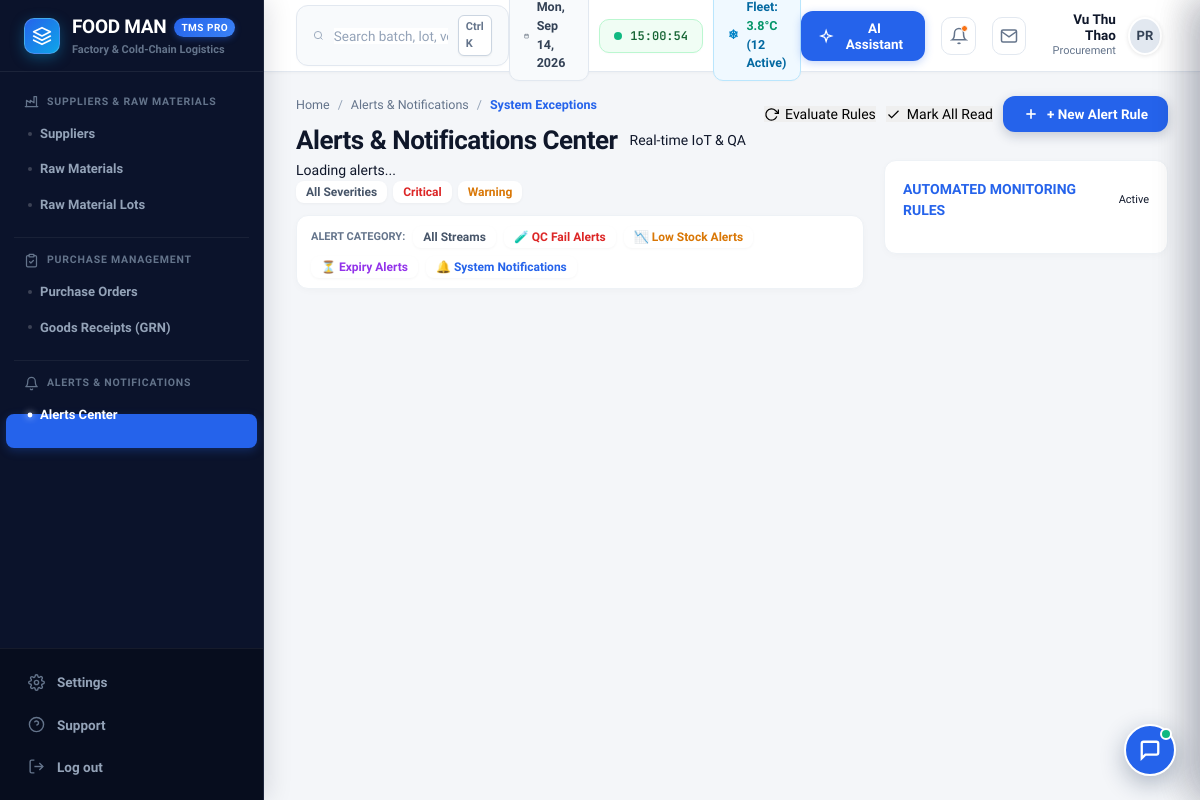
Page /alerts (signed in) on the committed database.
### models/user.py (models this page shows, shortened)
class User(Base):
    __tablename__ = 'users'
    id = Column(Integer, primary_key=True, autoincrement=True)
    email = Column(String(120), unique=True, nullable=False, index=True)
    password_hash = Column(String(255), nullable=False)
    full_name = Column(String(100), nullable=False)
    role = Column(String(50), nullable=False, default=RoleEnum.PRODUCTION.value)
    avatar_initials = Column(String(10), default="FM")
    department = Column(String(100), default="Operations")
    is_active = Column(Boolean, default=True, nullable=False)
    created_at = Column(DateTime, default=datetime.datetime.utcnow)

### routes/dashboard.py (the view)
@dashboard_bp.route('/alerts')
@login_required
def alerts_view():
    user = get_current_user()
    user_role = RoleEnum(user.role) if user.role in [r.value for r in RoleEnum] else RoleEnum.PRODUCTION
    permitted_modules = ROLE_MODULE_PERMISSIONS.get(user_role, ["warehouse", "reports"])
    return render_template(
        'alerts.html',
        user=user,
        current_module='alerts',
        permitted_modules=permitted_modules
    )

### models/__init__.py (called while the page is built)
def get_db():
    return db_session

### routes/auth.py (called while the page is built)
def get_current_user():
    user_id = session.get('user_id')
    if not user_id:
        return None
    db = get_db()
    return db.query(User).filter_by(id=user_id, is_active=True).first()

def login_required(f):
    @wraps(f)
    def decorated_function(*args, **kwargs):
        if not session.get('user_id'):
            if request.is_json or request.path.startswith('/api/'):
                return jsonify({"error": "Unauthorized", "message": "Please sign in"}), 401
            return redirect(url_for('auth.login', next=request.url))
        return f(*args, **kwargs)
    return decorated_function

### templates/alerts.html (shortened to what this page needs)
{% extends "base.html" %}
{% block content %}
<div class="procurement-container">
  <div class="page-header-row">
    <div>
      <nav class="breadcrumb-strip">
        <span>Home</span>
        <span style="color:var(--text-light)">/</span>
        <span>Alerts & Notifications</span>
        <span style="color:var(--text-light)">/</span>
        <span class="active-crumb">System Exceptions</span>
      </nav>
      <div style="display:flex;align-items:center;gap:12px;">
        <h1 class="page-title-main">Alerts & Notifications Center</h1>
        <span class="role-badge-pill" id="alertsLiveBadge">Real-time IoT & QA</span>
      </div>
    </div>
    <div style="display:flex;align-items:center;gap:10px;">
      <button class="btn-secondary-action" onclick="AlertsCenter.evaluateSystemAlerts()" style="display:flex;align-items:center;gap:6px;" title="Trigger comprehensive rule evaluation: Low Stock, FEFO Expiring Lots, and Pending QC Backlog">
        <svg width="15" height="15" viewBox="0 0 24 24" fill="none" stroke="currentColor" stroke-width="2">
          <polyline points="23 4 23 10 17 10"></polyline>
          <path d="M20.49 15a9 9 0 1 1-2.12-9.36L23 10"></path>
        </svg>
        <span>Evaluate Rules</span>
      </button>
      <button class="btn-secondary-action" onclick="AlertsCenter.clearAllAlerts()" style="display:flex;align-items:center;gap:6px;">
        <svg width="15" height="15" viewBox="0 0 24 24" fill="none" stroke="currentColor" stroke-width="2">
          <polyline points="20 6 9 17 4 12"></polyline>
        </svg>
        <span>Mark All Read</span>
      </button>
      <button class="btn-primary-action" onclick="AlertsCenter.openRuleModal()">
        <svg width="16" height="16" viewBox="0 0 24 24" fill="none" stroke="currentColor" stroke-width="2.5"><line x1="12" y1="5" x2="12" y2="19"></line><line x1="5" y1="12" x2="19" y2="12"></line></svg>
        <span>+ New Alert Rule</span>
      </button>
    </div>
  </div>
  <div class="procurement-main-content">
    <div style="display:grid;grid-template-columns:2fr 1fr;gap:20px;">
      <div>
        <div class="content-summary-header" style="margin-bottom:12px;">
          <div class="count-indicator">
            <span class="count-bold" id="alertsTotalCount">Loading alerts...</span>
          </div>
          <div style="display:flex;gap:6px;">
            <button class="chip-box" id="sevBtnALL" onclick="AlertsCenter.filterSeverity('ALL')" style="cursor:pointer;font-weight:700;">All Severities</button>
            <button class="chip-box" id="sevBtnCRITICAL" onclick="AlertsCenter.filterSeverity('CRITICAL')" style="cursor:pointer;color:#DC2626;font-weight:700;">Critical</button>
            <button class="chip-box" id="sevBtnWARNING" onclick="AlertsCenter.filterSeverity('WARNING')" style="cursor:pointer;color:#D97706;font-weight:700;">Warning</button>
          </div>
        </div>
        <div style="background:#FFFFFF;border:1px solid var(--border-subtle);border-radius:var(--radius-md);padding:10px 14px;margin-bottom:14px;display:flex;align-items:center;gap:8px;flex-wrap:wrap;box-shadow:var(--shadow-card);" id="alertCategoryPills">
          <span style="font-size:11px;font-weight:800;color:var(--text-muted);text-transform:uppercase;">ALERT CATEGORY:</span>
          <button class="chip-box active" id="catBtnALL" onclick="AlertsCenter.filterCategory('ALL')" style="cursor:pointer;font-weight:700;">All Streams</button>
          <button class="chip-box" id="catBtnQC" onclick="AlertsCenter.filterCategory('QC_FAIL')" style="cursor:pointer;color:#DC2626;font-weight:700;">🧪 QC Fail Alerts</button>
          <button class="chip-box" id="catBtnSTOCK" onclick="AlertsCenter.filterCategory('LOW_STOCK')" style="cursor:pointer;color:#D97706;font-weight:700;">📉 Low Stock Alerts</button>
          <button class="chip-box" id="catBtnEXPIRY" onclick="AlertsCenter.filterCategory('EXPIRY')" style="cursor:pointer;color:#9333EA;font-weight:700;">⏳ Expiry Alerts</button>
          <button class="chip-box" id="catBtnSYSTEM" onclick="AlertsCenter.filterCategory('SYSTEM')" style="cursor:pointer;color:#2563EB;font-weight:700;">🔔 System Notifications</button>
        </div>
      </div>
      <div>
        <div style="background:#FFFFFF;border:1px solid var(--border-subtle);border-radius:var(--radius-md);padding:18px;box-shadow:var(--shadow-card);">
          <div style="display:flex;justify-content:space-between;align-items:center;margin-bottom:14px;">
            <h3 style="font-size:14px;font-weight:800;color:var(--accent-navy);">AUTOMATED MONITORING RULES</h3>
            <span class="status-pill status-pill-approved" style="font-size:11px;">Active</span>
          </div>
        </div>
      </div>
    </div>
  </div>
</div>
{% endblock %}

### templates/base.html (shortened to what this page needs)
<!DOCTYPE html>
<html lang="en">
<head>
  <link rel="stylesheet" href="{{ url_for('static', filename='css/design-system.css') }}">
</head>
<body>
  <div class="app-shell">
    <aside class="sidebar">
      <div class="sidebar-header">
        <div class="brand-icon">
          <svg viewBox="0 0 24 24" fill="none" stroke="currentColor" stroke-width="2" stroke-linecap="round" stroke-linejoin="round">
            <path d="M12 2L2 7l10 5 10-5-10-5zM2 17l10 5 10-5M2 12l10 5 10-5"></path>
          </svg>
        </div>
        <div class="brand-info">
          <div class="brand-text-title">
            FOOD MAN
            <span class="brand-badge">TMS PRO</span>
          </div>
          <div class="brand-text-sub">Factory & Cold-Chain Logistics</div>
        </div>
      </div>
      <nav class="sidebar-menu">
        {% if 'procurement' in permitted_modules %}
        <div class="nav-workflow-group">
          <div class="nav-group-header">
            <svg class="nav-group-icon" viewBox="0 0 24 24" fill="none" stroke="currentColor" stroke-width="2" stroke-linecap="round" stroke-linejoin="round">
              <path d="M2 20h20"></path>
              <path d="M4 20V10l6 4V10l6 4V4h4v16"></path>
            </svg>
            <span>Suppliers & Raw Materials</span>
          </div>
          <div class="nav-group-items">
            <a href="{{ url_for('procurement.index', view='suppliers') }}"
               class="nav-workflow-link {% if current_module == 'procurement' and active_view == 'suppliers' %}active{% endif %}"
               title="Suppliers Directory">
              <span>Suppliers</span>
            </a>
            <a href="{{ url_for('procurement.index', view='raw-materials') }}"
               class="nav-workflow-link {% if current_module == 'procurement' and active_view == 'raw-materials' %}active{% endif %}"
               title="Raw Materials & Catalog">
              <span>Raw Materials</span>
            </a>
            <a href="{{ url_for('procurement.index', view='lots') }}"
               class="nav-workflow-link {% if current_module == 'procurement' and active_view == 'lots' %}active{% endif %}"
               title="Raw Material Lots & Intake">
              <span>Raw Material Lots</span>
            </a>
          </div>
        </div>
        {% endif %}
        {% if 'procurement' in permitted_modules %}
        <div class="nav-workflow-group">
          <div class="nav-group-header">
            <span>Purchase Management</span>
          </div>
          <div class="nav-group-items">
            <a href="{{ url_for('procurement.index', view='po') }}"
               class="nav-workflow-link {% if current_module == 'procurement' and active_view == 'po' %}active{% endif %}"
               title="Purchase Orders">
              <span>Purchase Orders</span>
            </a>
            <a href="{{ url_for('procurement.index', view='grn') }}"
               class="nav-workflow-link {% if current_module == 'procurement' and active_view == 'grn' %}active{% endif %}"
               title="Goods Receipt Notes">
              <span>Goods Receipts (GRN)</span>
            </a>
          </div>
        </div>
        {% endif %}
        {% if 'alerts' in permitted_modules %}
        <div class="nav-workflow-group">
          <div class="nav-group-header">
            <svg class="nav-group-icon" viewBox="0 0 24 24" fill="none" stroke="currentColor" stroke-width="2" stroke-linecap="round" stroke-linejoin="round">
              <path d="M18 8A6 6 0 0 0 6 8c0 7-3 9-3 9h18s-3-2-3-9"></path>
              <path d="M13.73 21a2 2 0 0 1-3.46 0"></path>
            </svg>
            <span>Alerts & Notifications</span>
          </div>
          <div class="nav-group-items">
            <a href="{{ url_for('dashboard.alerts_view') }}"
               class="nav-workflow-link {% if current_module == 'alerts' %}active{% endif %}"
               title="System Alerts Center">
              <span>Alerts Center</span>
            </a>
          </div>
        </div>
        {% endif %}
      </nav>
      <div class="sidebar-footer">
        <a href="{{ url_for('dashboard.alerts_view') }}" class="sidebar-footer-link" title="Settings">
          <span>Settings</span>
        </a>
        <a href="javascript:void(0)" onclick="document.getElementById('btnChatbotTrigger').click()" class="sidebar-footer-link" title="Support & AI Help">
          <svg viewBox="0 0 24 24" fill="none" stroke="currentColor" stroke-width="2">
            <circle cx="12" cy="12" r="10"></circle>
            <path d="M9.09 9a3 3 0 0 1 5.83 1c0 2-3 3-3 3"></path>
            <line x1="12" y1="17" x2="12.01" y2="17"></line>
          </svg>
          <span>Support</span>
        </a>
        <a href="{{ url_for('auth.logout') }}" class="sidebar-footer-link link-logout" title="Sign out">
          <svg viewBox="0 0 24 24" fill="none" stroke="currentColor" stroke-width="2">
            <path d="M9 21H5a2 2 0 0 1-2-2V5a2 2 0 0 1 2-2h4"></path>
            <polyline points="16 17 21 12 16 7"></polyline>
            <line x1="21" y1="12" x2="9" y2="12"></line>
          </svg>
          <span>Log out</span>
        </a>
      </div>
    </aside>
    <main class="main-shell">
      <header class="topbar">
        <div class="topbar-search-box">
          <svg viewBox="0 0 24 24" fill="none" stroke="currentColor" stroke-width="2">
            <circle cx="11" cy="11" r="8"></circle>
            <line x1="21" y1="21" x2="16.65" y2="16.65"></line>
          </svg>
          <input type="text" id="topbarSearchInput" class="search-field" placeholder="Search batch, lot, vehicle, order..." onkeyup="if(event.key === 'Enter' && this.value.trim()){ window.location.href = '/traceability?q=' + encodeURIComponent(this.value.trim()); }">
          <span class="topbar-kbd-shortcut">Ctrl K</span>
        </div>
        <div class="tms-telemetry-bar">
          <div class="tms-telemetry-chip" title="Today's Operational Date">
            <svg width="14" height="14" viewBox="0 0 24 24" fill="none" stroke="currentColor" stroke-width="2">
              <rect x="3" y="4" width="18" height="18" rx="2" ry="2"></rect>
              <line x1="16" y1="2" x2="16" y2="6"></line>
              <line x1="8" y1="2" x2="8" y2="6"></line>
              <line x1="3" y1="10" x2="21" y2="10"></line>
            </svg>
            <span id="baseLiveDateChip">Wednesday, Sep 9, 2026</span>
          </div>
          <div class="tms-telemetry-chip chip-live" title="Real-time System Clock">
            <span class="tms-pulse-dot"></span>
            <span id="baseLiveTimeChip" class="mono-text">13:35:00</span>
          </div>
          <div class="tms-telemetry-chip chip-reefer" onclick="window.location.href='/warehouse?view=dispatches'" title="Reefer Fleet Cold-Chain IoT Telemetry (Click to inspect)">
            <span style="color:#0284C7;font-weight:700;">❄</span>
            <span>Fleet: <strong style="color:#059669;">3.8°C</strong> (12 Active)</span>
          </div>
        </div>
        <div class="topbar-right-group">
          <button class="btn-axion-ai" id="topbarBtnAiAssistant" onclick="document.getElementById('btnChatbotTrigger').click()" title="FoodMan AI Assistant">
            <svg viewBox="0 0 24 24" fill="none" stroke="currentColor" stroke-width="2.2">
              <path d="M12 3l1.912 5.885a2 2 0 001.272 1.272L21 12l-5.816 1.843a2 2 0 00-1.272 1.272L12 21l-1.912-5.885a2 2 0 00-1.272-1.272L3 12l5.816-1.843a2 2 0 001.272-1.272L12 3z"></path>
            </svg>
            <span>AI Assistant</span>
          </button>
          <button class="btn-topbar-icon" id="btnNotificationBell" onclick="toggleNotificationDropdown()" title="System Notifications">
            <svg viewBox="0 0 24 24" fill="none" stroke="currentColor" stroke-width="2">
              <path d="M18 8A6 6 0 0 0 6 8c0 7-3 9-3 9h18s-3-2-3-9"></path>
              <path d="M13.73 21a2 2 0 0 1-3.46 0"></path>
            </svg>
            <span class="icon-ping-dot"></span>
          </button>
          <button class="btn-topbar-icon" onclick="window.location.href='{{ url_for('dashboard.alerts_view') }}'" title="Alerts & Messages">
            <svg viewBox="0 0 24 24" fill="none" stroke="currentColor" stroke-width="2">
              <path d="M4 4h16c1.1 0 2 .9 2 2v12c0 1.1-.9 2-2 2H4c-1.1 0-2-.9-2-2V6c0-1.1.9-2 2-2z"></path>
              <polyline points="22,6 12,13 2,6"></polyline>
            </svg>
          </button>
          <div class="topbar-user-profile" title="{{ user.full_name if user and user.full_name else 'Aron Ryder' }}">
            <div class="topbar-user-info">
              <span class="topbar-user-name">{{ user.full_name if user and user.full_name else 'Aron Ryder' }}</span>
              <span class="topbar-user-role">{{ user.role if user and user.role else 'Production Engineer' }}</span>
            </div>
            <div class="topbar-user-avatar">
              {{ user.avatar_initials if user and user.avatar_initials else 'AR' }}
            </div>
          </div>
        </div>
      </header>
      <div class="workspace-scroll">
        {% block content %}{% endblock %}
      </div>
    </main>
  </div>
  <button class="btn-chatbot-floating" id="btnChatbotTrigger" title="FoodMan AI Assistant (Operations Copilot)">
    <svg width="22" height="22" viewBox="0 0 24 24" fill="none" stroke="currentColor" stroke-width="2.5">
      <path d="M21 15a2 2 0 0 1-2 2H7l-4 4V5a2 2 0 0 1 2-2h14a2 2 0 0 1 2 2z"></path>
    </svg>
    <span class="chatbot-floating-pulse" title="AI Copilot Online"></span>
  </button>
</body>
</html>

### rows in the picture
User: full_name "Vu Thu Thao", role "Procurement", avatar_initials "PR"
